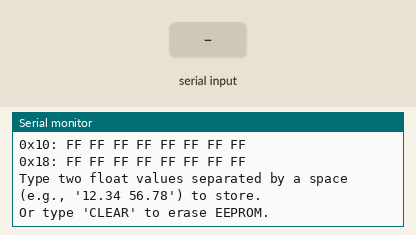
Bench run of a sketch on a simulated Arduino Uno, built with avr-gcc and run on an emulated ATmega328P. On the bench: the last lines printed to the serial monitor. Inputs (shaded band) come from the test bench. EEPROM starts erased.

Above: at 1.7 s.
1.8 s: "CLEAR 1\n" received over Serial
At 2.3 s:
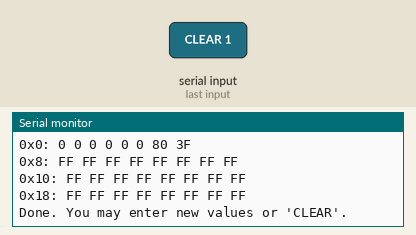
3.3 s: "CLEAR 150\n" received over Serial
4.8 s: "CLEAR\n" received over Serial
At 5.7 s:
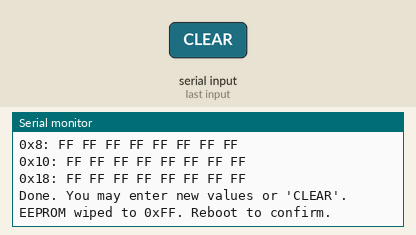
6.4 s: "90 45\n" received over Serial
At 7.0 s:
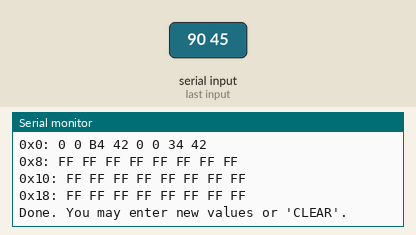
7.9 s: "30 150\n" received over Serial
9.4 s: "0\n" received over Serial
At 10.1 s:
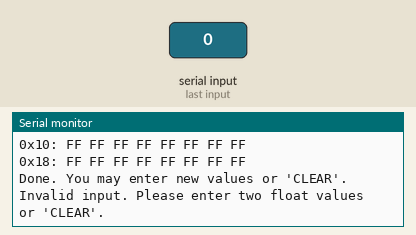
Timing chart, 0 to 11.9 s (numbered marks = the images above; inputs shaded):
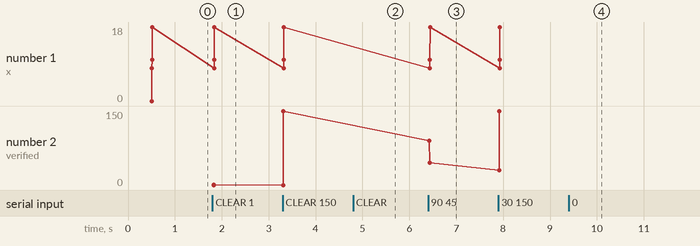

Measured:
- after the input at 1.8 s, the serial monitor: prints a new line at once (image 1)
- after the input at 4.8 s, the serial monitor: prints a new line after 0.11 s (image 2)
- after the input at 6.4 s, the serial monitor: prints a new line at once (image 3)
- after the input at 9.4 s, the serial monitor: prints a new line at once (image 4)
- plotted number 2: 1 → 150 after the input at 3.3 s, 150 → 45 after the input at 6.4 s, 45 → 150 after the input at 7.9 s

The sketch:

Flash_Storage_Test_STM32_v1.ino
```cpp
#include <Wire.h>
#include <EEPROM.h>

#define EEPROM_ADDR_1  0
#define EEPROM_ADDR_2  (EEPROM_ADDR_1 + sizeof(float))
#define EEPROM_ADDR_3  (EEPROM_ADDR_2 + sizeof(float))
#define EEPROM_ADDR_4  (EEPROM_ADDR_3 + sizeof(float))
#define EEPROM_ADDR_5  (EEPROM_ADDR_4 + sizeof(float))
#define EEPROM_ADDR_6  (EEPROM_ADDR_5 + sizeof(float))
#define EEPROM_ADDR_7  (EEPROM_ADDR_6 + sizeof(float))
#define EEPROM_ADDR_8  (EEPROM_ADDR_7 + sizeof(float))
#define EEPROM_TOTAL_LENGTH (8 * sizeof(float))  // 32 bytes

float storedValue1;
float storedValue2;

// Check if EEPROM is initialized
bool isEEPROMInitialized(int startAddr, size_t length) {
  for (size_t i = 0; i < length; i++) {
    if (EEPROM.read(startAddr + i) != 0xFF) {
      return true;
    }
  }
  return false;
}

// Wipe EEPROM by filling with 0xFF
void clearEEPROM() {
  for (int i = 0; i < EEPROM_TOTAL_LENGTH; i++) {
    EEPROM.write(i, 0xFF);
  }
  Serial.println("EEPROM wiped to 0xFF. Reboot to confirm.");
}

// Dump EEPROM byte-by-byte for inspection
void dumpEEPROM(int startAddr, size_t length) {
  Serial.println("EEPROM RAW DUMP:");
  for (size_t i = 0; i < length; i++) {
    if (i % 8 == 0) Serial.print("0x" + String(startAddr + i, HEX) + ": ");
    Serial.print(EEPROM.read(startAddr + i), HEX);
    Serial.print(" ");
    if (i % 8 == 7) Serial.println();
  }
  Serial.println();
}

void setup() {
  Serial.begin(115200);
  delay(500);

  Serial.println("\n=== EEPROM Test Utility ===");

  if (isEEPROMInitialized(EEPROM_ADDR_1, EEPROM_TOTAL_LENGTH)) {
    EEPROM.get(EEPROM_ADDR_1, storedValue1);
    EEPROM.get(EEPROM_ADDR_2, storedValue2);

    Serial.println("EEPROM has stored values:");
    Serial.print("storedValue1: "); Serial.println(storedValue1, 4);
    Serial.print("storedValue2: "); Serial.println(storedValue2, 4);
  } else {
    Serial.println("EEPROM is blank or uninitialized.");
  }

  dumpEEPROM(EEPROM_ADDR_1, EEPROM_TOTAL_LENGTH);

  Serial.println("\nType two float values separated by a space (e.g., '12.34 56.78') to store.");
  Serial.println("Or type 'CLEAR' to erase EEPROM.");
}

void loop() {
  if (Serial.available()) {
    String input = Serial.readStringUntil('\n');
    input.trim();

    if (input.equalsIgnoreCase("CLEAR")) {
      clearEEPROM();
      return;
    }

    int spaceIndex = input.indexOf(' ');
    if (spaceIndex == -1) {
      Serial.println("Invalid input. Please enter two float values or 'CLEAR'.");
      return;
    }

    String val1Str = input.substring(0, spaceIndex);
    String val2Str = input.substring(spaceIndex + 1);

    float val1 = val1Str.toFloat();
    float val2 = val2Str.toFloat();

    EEPROM.put(EEPROM_ADDR_1, val1);
    EEPROM.put(EEPROM_ADDR_2, val2);

    Serial.println("Values written to EEPROM.");
    Serial.println("Verifying...");

    EEPROM.get(EEPROM_ADDR_1, storedValue1);
    EEPROM.get(EEPROM_ADDR_2, storedValue2);

    Serial.print("storedValue1 (verified): "); Serial.println(storedValue1, 4);
    Serial.print("storedValue2 (verified): "); Serial.println(storedValue2, 4);

    dumpEEPROM(EEPROM_ADDR_1, EEPROM_TOTAL_LENGTH);
    Serial.println("Done. You may enter new values or 'CLEAR'.");
  }
}
```
